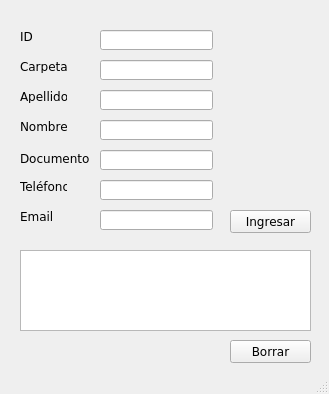
<?xml version="1.0" encoding="UTF-8"?>
<ui version="4.0">
 <class>MainWindow</class>
 <widget class="QMainWindow" name="MainWindow">
  <property name="geometry">
   <rect>
    <x>0</x>
    <y>0</y>
    <width>329</width>
    <height>394</height>
   </rect>
  </property>
  <property name="windowTitle">
   <string>MainWindow</string>
  </property>
  <widget class="QWidget" name="centralwidget">
   <widget class="QLabel" name="label">
    <property name="geometry">
     <rect>
      <x>20</x>
      <y>30</y>
      <width>47</width>
      <height>13</height>
     </rect>
    </property>
    <property name="font">
     <font>
      <family>Verdana</family>
     </font>
    </property>
    <property name="text">
     <string>ID</string>
    </property>
   </widget>
   <widget class="QLabel" name="label_2">
    <property name="geometry">
     <rect>
      <x>20</x>
      <y>90</y>
      <width>47</width>
      <height>13</height>
     </rect>
    </property>
    <property name="font">
     <font>
      <family>Verdana</family>
     </font>
    </property>
    <property name="text">
     <string>Apellido</string>
    </property>
   </widget>
   <widget class="QLabel" name="label_3">
    <property name="geometry">
     <rect>
      <x>20</x>
      <y>120</y>
      <width>47</width>
      <height>13</height>
     </rect>
    </property>
    <property name="font">
     <font>
      <family>Verdana</family>
     </font>
    </property>
    <property name="text">
     <string>Nombre</string>
    </property>
   </widget>
   <widget class="QLabel" name="label_4">
    <property name="geometry">
     <rect>
      <x>20</x>
      <y>180</y>
      <width>47</width>
      <height>13</height>
     </rect>
    </property>
    <property name="font">
     <font>
      <family>Verdana</family>
     </font>
    </property>
    <property name="text">
     <string>Teléfono</string>
    </property>
   </widget>
   <widget class="QLabel" name="label_5">
    <property name="geometry">
     <rect>
      <x>20</x>
      <y>210</y>
      <width>47</width>
      <height>13</height>
     </rect>
    </property>
    <property name="font">
     <font>
      <family>Verdana</family>
     </font>
    </property>
    <property name="text">
     <string>Email</string>
    </property>
   </widget>
   <widget class="QLineEdit" name="lineID">
    <property name="geometry">
     <rect>
      <x>100</x>
      <y>30</y>
      <width>113</width>
      <height>20</height>
     </rect>
    </property>
    <property name="font">
     <font>
      <family>Verdana</family>
     </font>
    </property>
   </widget>
   <widget class="QLineEdit" name="lineApellido">
    <property name="geometry">
     <rect>
      <x>100</x>
      <y>90</y>
      <width>113</width>
      <height>20</height>
     </rect>
    </property>
    <property name="font">
     <font>
      <family>Verdana</family>
     </font>
    </property>
   </widget>
   <widget class="QLineEdit" name="lineNombre">
    <property name="geometry">
     <rect>
      <x>100</x>
      <y>120</y>
      <width>113</width>
      <height>20</height>
     </rect>
    </property>
    <property name="font">
     <font>
      <family>Verdana</family>
     </font>
    </property>
   </widget>
   <widget class="QLineEdit" name="lineTelefono">
    <property name="geometry">
     <rect>
      <x>100</x>
      <y>180</y>
      <width>113</width>
      <height>20</height>
     </rect>
    </property>
    <property name="font">
     <font>
      <family>Verdana</family>
     </font>
    </property>
   </widget>
   <widget class="QLineEdit" name="lineEmail">
    <property name="geometry">
     <rect>
      <x>100</x>
      <y>210</y>
      <width>113</width>
      <height>20</height>
     </rect>
    </property>
    <property name="font">
     <font>
      <family>Verdana</family>
     </font>
    </property>
   </widget>
   <widget class="QPushButton" name="btn_Ingresar">
    <property name="geometry">
     <rect>
      <x>230</x>
      <y>210</y>
      <width>81</width>
      <height>23</height>
     </rect>
    </property>
    <property name="font">
     <font>
      <family>Verdana</family>
     </font>
    </property>
    <property name="text">
     <string>Ingresar</string>
    </property>
   </widget>
   <widget class="QPlainTextEdit" name="plainTextEdit">
    <property name="geometry">
     <rect>
      <x>20</x>
      <y>250</y>
      <width>291</width>
      <height>81</height>
     </rect>
    </property>
   </widget>
   <widget class="QPushButton" name="btn_Borrar">
    <property name="geometry">
     <rect>
      <x>230</x>
      <y>340</y>
      <width>81</width>
      <height>23</height>
     </rect>
    </property>
    <property name="font">
     <font>
      <family>Verdana</family>
     </font>
    </property>
    <property name="text">
     <string>Borrar</string>
    </property>
   </widget>
   <widget class="QLineEdit" name="lineCarpeta">
    <property name="geometry">
     <rect>
      <x>100</x>
      <y>60</y>
      <width>113</width>
      <height>20</height>
     </rect>
    </property>
    <property name="font">
     <font>
      <family>Verdana</family>
     </font>
    </property>
   </widget>
   <widget class="QLabel" name="label_6">
    <property name="geometry">
     <rect>
      <x>20</x>
      <y>60</y>
      <width>47</width>
      <height>13</height>
     </rect>
    </property>
    <property name="font">
     <font>
      <family>Verdana</family>
     </font>
    </property>
    <property name="text">
     <string>Carpeta</string>
    </property>
   </widget>
   <widget class="QLineEdit" name="lineDocumento">
    <property name="geometry">
     <rect>
      <x>100</x>
      <y>150</y>
      <width>113</width>
      <height>20</height>
     </rect>
    </property>
    <property name="font">
     <font>
      <family>Verdana</family>
     </font>
    </property>
   </widget>
   <widget class="QLabel" name="label_7">
    <property name="geometry">
     <rect>
      <x>20</x>
      <y>150</y>
      <width>71</width>
      <height>16</height>
     </rect>
    </property>
    <property name="font">
     <font>
      <family>Verdana</family>
     </font>
    </property>
    <property name="text">
     <string>Documento</string>
    </property>
   </widget>
  </widget>
  <widget class="QStatusBar" name="statusbar"/>
 </widget>
 <resources/>
 <connections>
  <connection>
   <sender>btn_Borrar</sender>
   <signal>clicked()</signal>
   <receiver>plainTextEdit</receiver>
   <slot>clear()</slot>
   <hints>
    <hint type="sourcelabel">
     <x>209</x>
     <y>307</y>
    </hint>
    <hint type="destinationlabel">
     <x>170</x>
     <y>285</y>
    </hint>
   </hints>
  </connection>
 </connections>
</ui>
